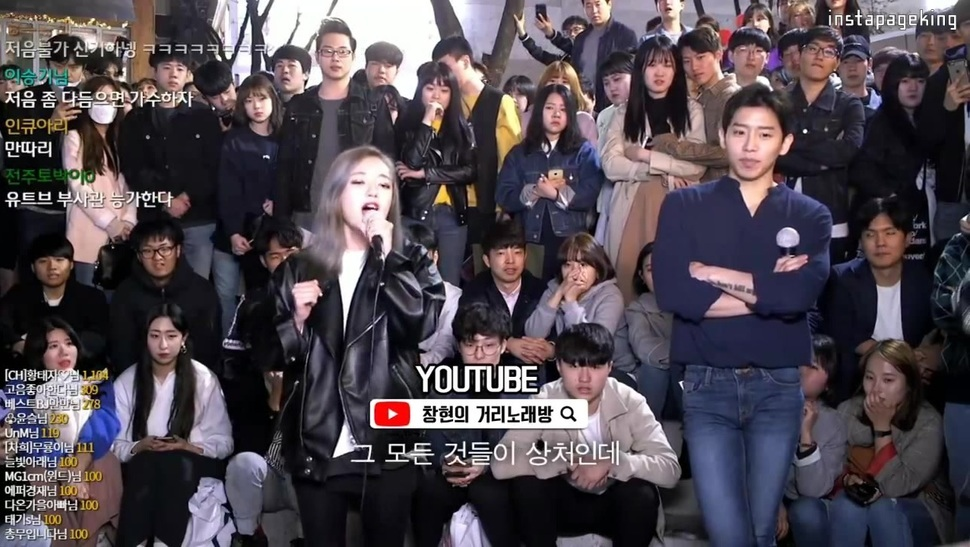
#> input picture python/test_img.jpg, 970 x 547 px, found by its file name
$ python oneFIle_extract_face.py
#> lines starting #> are read from the running program, lines starting #| are printed output that depends on the picture; after the words box and inside, x2 and y2 are one past the last pixel; in counts of white or black regions, pixels touching at a corner belong together
import cv2
import os

def extract_face( imgPath, pixel, fileName ) :
#> called with imgPath = 'python\\test_img.jpg', pixel = 300, fileName = 'test_img'
    img         = cv2.imread(imgPath)
#> img is the input picture: shape (547, 970, 3); mean B, G, R 80.3, 72.6, 80.5
    gray_img    = cv2.cvtColor(img, cv2.COLOR_BGR2GRAY) # gray scale
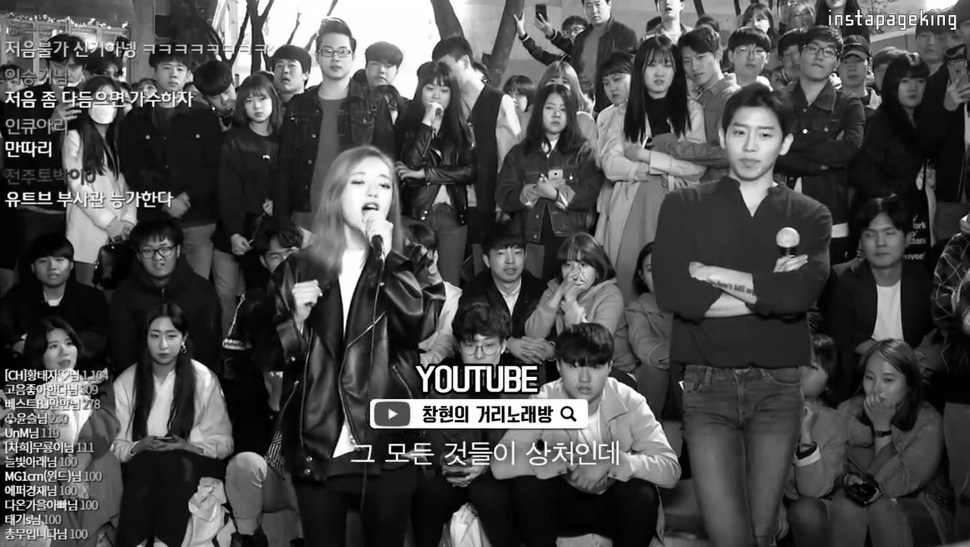
#> gray_img: shape (547, 970); min 0, max 255, mean 75.8
    faceCascade = cv2.CascadeClassifier("./haarcascades/haarcascade_frontalface_default.xml")
    faces       = faceCascade.detectMultiScale(
                        gray_img,
                        scaleFactor=1.1,
                        minNeighbors=1,
                        minSize=(30, 30)
                )
#> faces = 26 rows, first 6: [914, 25, 34, 34], [312, 34, 48, 48], [364, 50, 36, 36], [156, 56, 35, 35], [893, 67, 39, 39], [420, 76, 34, 34]
    print("Face dected !")
    print ("Found {0} faces!".format(len(faces)))
#| Found 26 faces!

    i = 0
    for (x, y, w, h) in faces:
        face_img = gray_img[y:y+h,x:x+w] # 얼굴만 잘라내기
        face_img = cv2.resize( face_img,(pixel,pixel) )
        cv2.imwrite("./extract/" + fileName + "_face_"+str(i)+".jpg", face_img )
        i += 1

        cv2.rectangle(img, (x, y), (x+w, y+h), (0, 255, 0), 2)
#> this loop made 26 passes
#> (x, y, w, h) on passes 1 to 12: (914, 25, 34, 34), (312, 34, 48, 48), (364, 50, 36, 36), (156, 56, 35, 35), (893, 67, 39, 39), (420, 76, 34, 34), (240, 86, 35, 35), (539, 96, 35, 35), (856, 214, 50, 50), (138, 233, 44, 44), (33, 246, 40, 40), (138, 317, 50, 50)
#> pass 1, in extract_face, `face_img = gray_img[y:y+h,x:x+w]`:
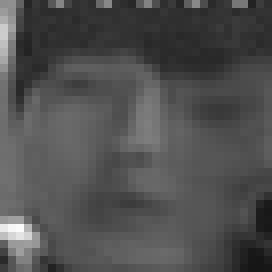
#> face_img: shape (34, 34) (shown 8 times larger); min 22, max 251, mean 79.6
#> pass 2, in extract_face, `face_img = gray_img[y:y+h,x:x+w]`:
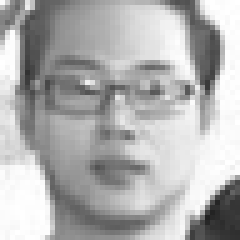
#> face_img: shape (48, 48) (shown 5 times larger); min 33, max 255, mean 176.7
#> pass 2, in extract_face, `face_img = cv2.resize( face_img,(pixel,pixel) )`:
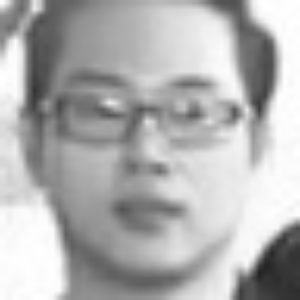
#> face_img: shape (300, 300); min 34, max 255, mean 176.6
#> after the loop:
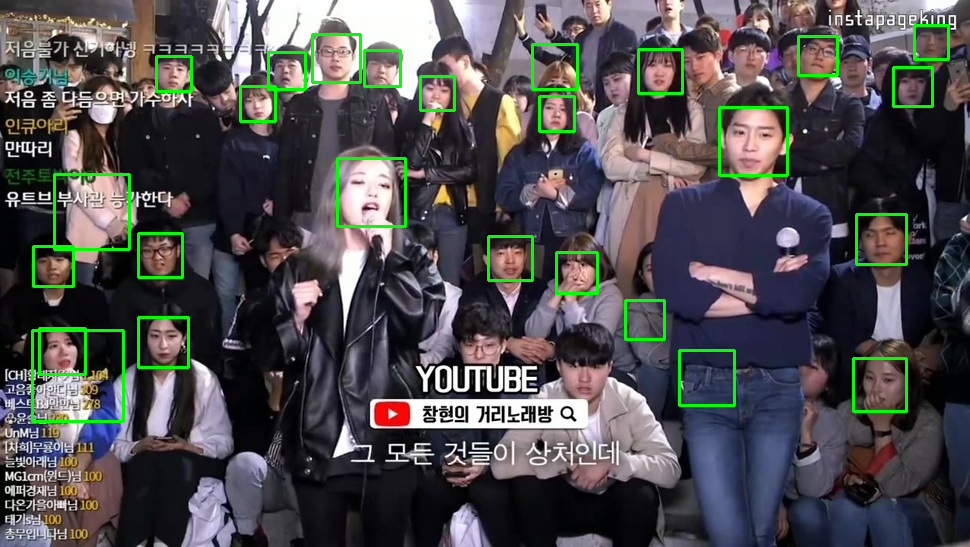
#> img: shape (547, 970, 3); 2.73% of pixels changed, all inside (x1, y1, x2, y2) = (31, 24, 950, 423)
#> after the loop, i = 26
    cv2.imshow("Faces found", img)
    cv2.waitKey(0)

    cv2.destroyAllWindows()


# ─────────────────────────────────────────────────────────────────────────────────────────

# extract_face( 'test_img.jpg', 28, "test_img" )

def find_targetFiles_inPath ( folderPath, targetFormat ) :
    contentsList = os.listdir( folderPath )
    for item in contentsList :
        itemPath = os.path.join( folderPath, item )
        if ( os.path.isdir(itemPath) ):
            find_targetFiles_inPath( itemPath, targetFormat )
        else :
            if ( item.endswith(targetFormat) ) :
                extract_face( itemPath, 48, item[:-4] )
            else :
                continue

# dirPath = os.getcwd() + "\\dummy"
# find_targetFiles_inPath(dirPath , "jpg")

test_path = os.getcwd() + "\\test_img.jpg"
extract_face(test_path , 300, "test_img")
# find_targetFiles_inPath(test_path , "jpg")
